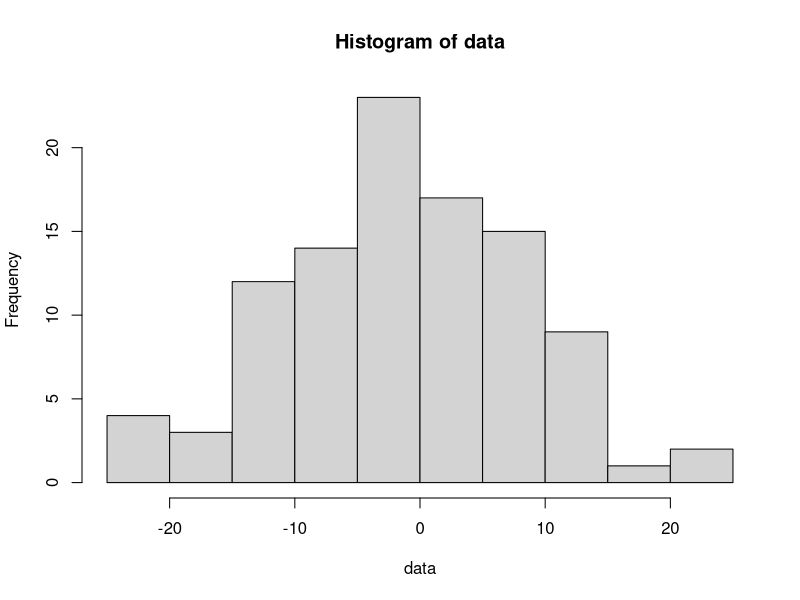
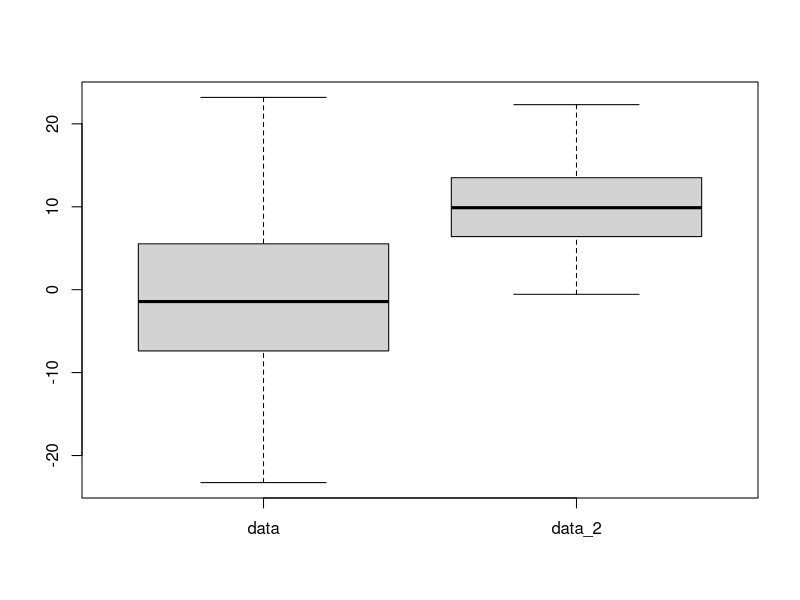

R code for these plots, in order:
#RHaritaKitap Kod04.R

set.seed(4208)

data <- rnorm(100, mean = 0, sd=10)

#Histogram
hist(data)

# BoxPlot
data_2 <- rnorm(100, mean = 10, sd=5)

df <- data.frame(data, data_2)

boxplot(df)
